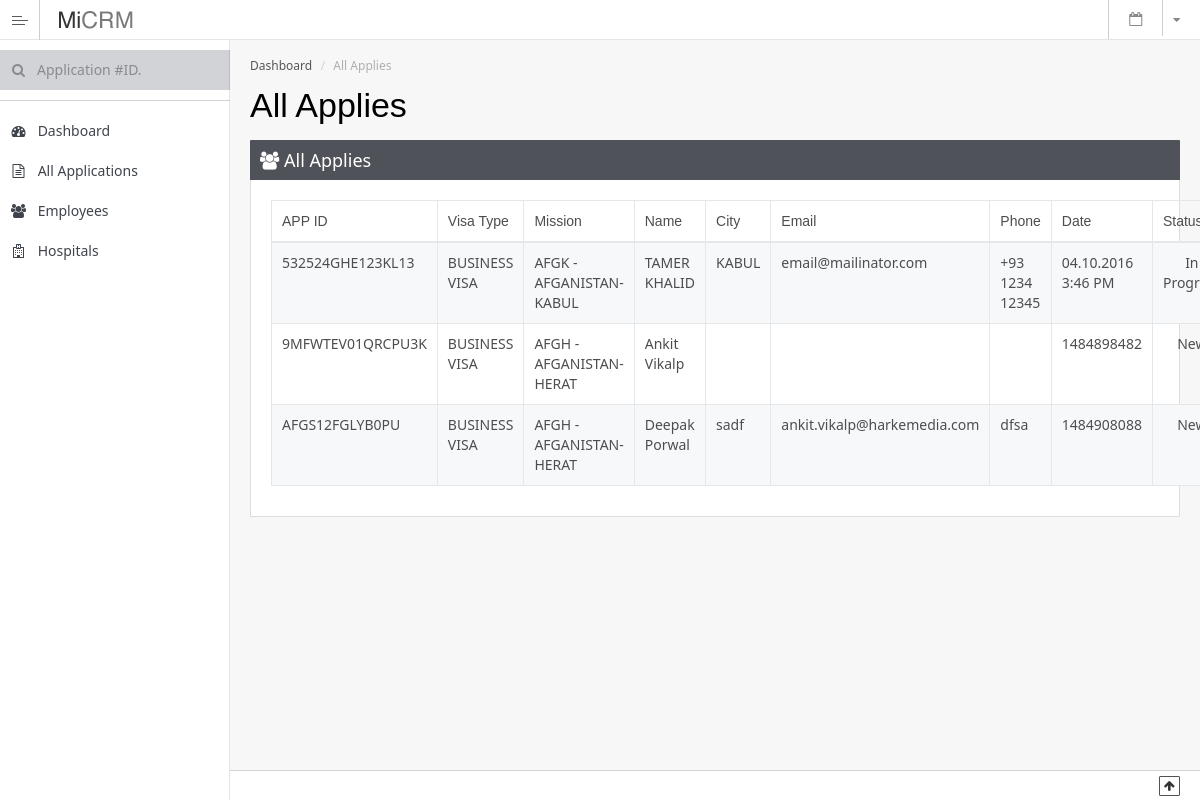
The app's page /index.php/admin/applycrm with its own data.
### tables this page shows
CREATE TABLE IF NOT EXISTS `mi_apply` (
  `id` bigint(22) NOT NULL AUTO_INCREMENT,
  `app_id` varchar(55) NOT NULL,
  `embassy_id` varchar(255) NOT NULL,
  `visa_id` varchar(255) NOT NULL,
  `applying_country` varchar(155) NOT NULL,
  `indian_mission` varchar(155) NOT NULL,
  `nationality` varchar(155) NOT NULL,
  `date_of_birth` varchar(155) NOT NULL,
  `email` varchar(255) NOT NULL,
  `date_of_arrival` varchar(55) NOT NULL,
  `visa_type` varchar(155) NOT NULL,
  `surname` varchar(155) NOT NULL,
  `given_name` varchar(155) NOT NULL,
  `changed_name` varchar(12) NOT NULL,
  `previous_surname` varchar(155) NOT NULL,
  `previous_name` varchar(155) NOT NULL,
  `sex` varchar(55) NOT NULL,
  `city_of_birth` varchar(155) NOT NULL,
  `country_of_birth` varchar(155) NOT NULL,
  `national_id` varchar(55) NOT NULL,
  `religion` varchar(55) NOT NULL,
  `other_religion` varchar(55) NOT NULL,
  `visible_identification_marks` varchar(155) NOT NULL,
  `educational_qualification` varchar(55) NOT NULL,
  `acquire_nationality` varchar(55) NOT NULL,
  `previous_nationality` varchar(155) NOT NULL,
  `passport_no` varchar(55) NOT NULL,
  `place_of_issue` varchar(155) NOT NULL,
  `date_of_issue` varchar(55) NOT NULL,
  `date_of_expiry` varchar(55) NOT NULL,
  `other_valid_passport` varchar(15) NOT NULL,
  `other_country_of_issue` varchar(155) NOT NULL,
  `other_passport_no` varchar(55) NOT NULL,
  `other_date_of_issue` varchar(55) NOT NULL,
  `other_place_of_issue` varchar(155) NOT NULL,
  `other_nationality_mentioned` varchar(155) NOT NULL,
  `street_present` varchar(155) NOT NULL,
  `city_present` varchar(155) NOT NULL,
  `state_present` varchar(155) NOT NULL,
  `country_present` varchar(155) NOT NULL,
  `zip_code_present` varchar(55) NOT NULL,
  `phone_no` varchar(55) NOT NULL,
  `mobile_no` varchar(55) NOT NULL,
  `email_present` varchar(255) NOT NULL,
  `same_address_permanent` varchar(15) NOT NULL,
  `street_permanent` varchar(155) NOT NULL,
  `city_permanent` varchar(155) NOT NULL,
  `state_permanent` varchar(155) NOT NULL,
  `name_father` varchar(155) NOT NULL,
  `nationality_father` varchar(155) NOT NULL,
  `previous_nationality_father` varchar(155) NOT NULL,
  `place_of_birth_father` varchar(155) NOT NULL,
  `country_of_birth_father` varchar(155) NOT NULL,
  `name_mother` varchar(155) NOT NULL,
  `nationality_mother` varchar(155) NOT NULL,
  `previous_nationality_mother` varchar(155) NOT NULL,
  `place_of_birth_mother` varchar(155) NOT NULL,
  `country_of_birth_mother` varchar(155) NOT NULL,
  `applicant_marital_status` varchar(15) NOT NULL,
  `name_married` varchar(155) NOT NULL,
  `nationality_married` varchar(155) NOT NULL,
  `previous_nationality_married` varchar(155) NOT NULL,
  `place_of_birth_married` varchar(155) NOT NULL,
  `country_of_birth_married` varchar(155) NOT NULL,
  `grandparents_pakistan` varchar(15) NOT NULL,
  `grandparents_pakistan_details` varchar(255) NOT NULL,
  `present_occupation` varchar(155) NOT NULL,
  `occupation_other` varchar(155) NOT NULL,
  `business_name` varchar(155) NOT NULL,
  `designation` varchar(155) NOT NULL,
  `address` varchar(255) NOT NULL,
  `phone` varchar(155) NOT NULL,
  `past_occupation` varchar(155) NOT NULL,
  `military` varchar(15) NOT NULL,
  `military_organisation` varchar(155) NOT NULL,
  `military_designation` varchar(155) NOT NULL,
  `military_rank` varchar(155) NOT NULL,
  `military_place_of_posting` varchar(155) NOT NULL,
  `business_visa_result` varchar(255) NOT NULL,
  `bv_company_name` varchar(155) NOT NULL,
  `bv_address` varchar(255) NOT NULL,
  `bv_phone` varchar(155) NOT NULL,
  `bv_email` varchar(155) NOT NULL,
  `medical_visa_result` varchar(255) NOT NULL,
  `mv_hr_name` varchar(155) NOT NULL,
  `mv_hr_address` varchar(155) NOT NULL,
  `mv_hr_doctor_name` varchar(155) NOT NULL,
  `mv_hr_phone` varchar(155) NOT NULL,
  `mv_hr_email` varchar(155) NOT NULL,
  `mv_hi_name` varchar(155) NOT NULL,
  `mv_hi_address` varchar(155) NOT NULL,
  `mv_hi_doctor_name` varchar(155) NOT NULL,
  `mv_hi_phone` varchar(155) NOT NULL,
  `mv_hi_email` varchar(155) NOT NULL,
  `mv_hi_illness` varchar(255) NOT NULL,
  `tv_places_visited` varchar(255) NOT NULL,
  `v_duration_of_visa` varchar(55) NOT NULL,
  `v_no_of_entries` varchar(55) NOT NULL,
  `v_purpose_of_visit` varchar(155) NOT NULL,
  `v_expected_date_journey` varchar(55) NOT NULL,
  `v_port_arrival` varchar(155) NOT NULL,
  `v_port_exit` varchar(155) NOT NULL,
  `visited_india_before` varchar(15) NOT NULL,
  `visited_address_1` varchar(155) NOT NULL,
  `visited_address_2` varchar(155) NOT NULL,
  `visited_address_3` varchar(155) NOT NULL,
  `cities_previously_visited_india` varchar(255) NOT NULL,
  `last_indian_visa_no` varchar(155) NOT NULL,
  `last_type_visa` varchar(55) NOT NULL,
  `last_place_of_issue` varchar(55) NOT NULL,
  `last_date_of_issue` varchar(15) NOT NULL,
  `last_visit_previously_refused` varchar(15) NOT NULL,
  `mention_control_no` varchar(255) NOT NULL,
  `refused_date` varchar(100) NOT NULL,
  `countries_visited_last_10_years` varchar(255) NOT NULL,
  `visited_saarc_countries` varchar(15) NOT NULL,
  `saarc_country_name_1` varchar(55) NOT NULL,
  `saarc_country_year_1` varchar(15) NOT NULL,
  `saarc_country_no_visits_1` varchar(15) NOT NULL,
  `saarc_country_name_2` varchar(55) NOT NULL,
  `saarc_country_year_2` varchar(15) NOT NULL,
  `saarc_country_no_visits_2` varchar(15) NOT NULL,
  `saarc_country_name_3` varchar(55) NOT NULL,
  `saarc_country_year_3` varchar(15) NOT NULL,
  `saarc_country_no_visits_3` varchar(15) NOT NULL,
  `saarc_country_name_4` varchar(155) NOT NULL,
  `saarc_country_year_4` varchar(15) NOT NULL,
  `saarc_country_no_visits_4` varchar(15) NOT NULL,
  `saarc_country_name_5` varchar(155) NOT NULL,
  `saarc_country_year_5` varchar(15) NOT NULL,
  `saarc_country_no_visits_5` varchar(15) NOT NULL,
  `saarc_country_name_6` varchar(155) NOT NULL,
  `saarc_country_year_6` varchar(15) NOT NULL,
  `saarc_country_no_visits_6` varchar(15) NOT NULL,
  `saarc_country_name_7` varchar(155) NOT NULL,
  `saarc_country_year_7` varchar(15) NOT NULL,
  `saarc_country_no_visits_7` varchar(15) NOT NULL,
  `saarc_country_name_8` varchar(155) NOT NULL,
  `saarc_country_year_8` varchar(15) NOT NULL,
  `saarc_country_no_visits_8` varchar(15) NOT NULL,
  `reference_name_india` varchar(155) NOT NULL,
  `reference_address_india_1` varchar(155) NOT NULL,
  `reference_address_india_2` varchar(155) NOT NULL,
  `reference_phone_india` varchar(55) NOT NULL,
  `reference_name_country` varchar(155) NOT NULL,
  `reference_address_country_1` varchar(155) NOT NULL,
  `reference_address_country_2` varchar(155) NOT NULL,
  `reference_phone_country` varchar(55) NOT NULL,
  `picture` varchar(255) NOT NULL,
  `status` varchar(1) NOT NULL DEFAULT '0' COMMENT '0 = New, 1 = In progress, 2 = Approved, 3 = Rejected, 4 = Cloesd',
  `user_id` varchar(55) NOT NULL,
  `apply_date` varchar(55) NOT NULL,
  `notice` text NOT NULL,
  `app_update` varchar(55) NOT NULL DEFAULT '0',
  `emp_working` varchar(255) NOT NULL,
  PRIMARY KEY (`id`),
  KEY `id` (`id`)
);

### application/controllers/admin/applyCrm.php (called while the page is built, shortened)
<?php
class applyCrm extends CI_Controller {
  function __construct()
	{
		$this->load->helper('form');
		$this->load->library('form_validation');
		$this->load->library('session');
		$this->load->model('admin/applyModelCrm','app');
	}
  public function index()
  {
    $applys = $this->app->allApplys();
     $data=array('headlines' => 'All Applies','applys'=>$applys);
     $data1=array('page_title'=>"All Applies | MiConsulting");
     $this->load->view('admin/temp/headercrm',$data1);
     $this->load->view('admin/applycrm/index',$data);
     $this->load->view('admin/temp/footercrm');
  }
}

### index.php (called while the page is built, shortened)
<?php
require_once BASEPATH.'core/CodeIgniter.php';

### application/models/admin/applyModelCrm.php (called while the page is built, shortened)
<?php
class applyModelCrm extends CI_Model
{
  public function allApplys()
  {
      $getdata = $this->db->select('*')->from('mi_apply');
      $result = $getdata->get();
        if ($result->num_rows() > 0) {
            return $result->result();
        } else {
            return false;
        }
  }
}

### application/views/admin/applycrm/index.php (the view, shortened to what this page needs)
<div id="page-content">
    <div id="wrap">
        <div id="page-heading">
            <ol class="breadcrumb">
                <li><a href="index.php">Dashboard</a></li>
                <li class='active'><?php echo $headlines;?></li>
            </ol>
            <h1><?php echo $headlines;?></h1>
        </div>
        <div class="container">
<div class="row">
    <div class="col-sm-12">
        <div class="panel panel-inverse">
            <div class="panel-heading">
                <h4><i class="fa fa-group"></i> <?php echo $headlines;?></h4>
            </div>
          <div class="panel-body collapse in">
            <div class="table-flipscroll">
               <table cellpadding="0" cellspacing="0" border="0" class="table table-striped table-bordered table-hover datatable" id="customer_table">
					<thead>
					<tr>
						<th style="width:auto;">APP ID</th>
						<th style="width:auto;">Visa Type</th>
						<th style="width:auto;">Mission</th>
						<th style="width:auto;">Name</th>
						<th style="width:auto;">City</th>
						<th style="width:auto;">Email</th>
						<th style="width:auto;">Phone</th>
						<th style="width:auto;">Date</th>
                        <th style="width:auto;" align="center">Status</th>
					</tr>
					</thead>
					<tbody>
                        <?php foreach($applys as $client): ?>
                        <tr>
                            <td><?php echo $client->app_id; ?></td>
                            <td><?php echo $client->visa_type; ?></td>
                            <td><?php echo $client->indian_mission; ?></td>
                            <td><?php echo $client->given_name; ?></td>
                            <td><?php echo $client->city_present; ?></td>
                            <td><?php echo $client->email; ?></td>
                            <td><?php echo $client->phone_no; ?></td>
                            <td><?php echo $client->apply_date; ?></td>
                            <td align="center">
                            <?php
                                if($client->status =="0"){
                                    echo "New";
                                }elseif($client->status =="1"){
                                    echo "In Progress";
                                }elseif($client->status =="2"){
                                    echo "Confirmed";
                                }elseif($client->status =="3"){
                                  echo "Rejected";
                                }
                              ?>
                            </td>
                        </tr>
                        <?php endforeach; ?>
					</tbody>
				</table>
            </div>
          </div>
        </div>
    </div>
</div>
        </div>
    </div>
</div>

### application/views/admin/temp/headercrm.php (shortened to what this page needs)
<!DOCTYPE html>
<html lang="de">
<head>
    <link rel="stylesheet" href="<?php echo URLI;?>css/styles.css">
    <link rel="stylesheet" href="<?php echo URLI;?>fonts/font-awesome/css/font-awesome.css">
    <link href='<?php echo URLI;?>demo/variations/default.css' rel='stylesheet' type='text/css' media='all' id='styleswitcher'>
    <link href='<?php echo URLI;?>demo/variations/header-white.css' rel='stylesheet' type='text/css' media='all' id='headerswitcher'>
<link rel='stylesheet' type='text/css' href='<?php echo URLI;?>plugins/form-daterangepicker/daterangepicker-bs3.css' />
<link rel='stylesheet' type='text/css' href='<?php echo URLI;?>plugins/fullcalendar/fullcalendar.css' />
<link rel='stylesheet' type='text/css' href='<?php echo URLI;?>plugins/form-markdown/css/bootstrap-markdown.min.css' />
<link rel='stylesheet' type='text/css' href='<?php echo URLI;?>plugins/codeprettifier/prettify.css' />
<link rel='stylesheet' type='text/css' href='<?php echo URLI;?>plugins/form-toggle/toggles.css' />
<link rel='stylesheet' type='text/css' href='<?php echo URLI;?>plugins/datatables/dataTables.css' />
<link rel='stylesheet' type='text/css' href='<?php echo URLI;?>plugins/form-select2/select2.css' />
<link rel='stylesheet' type='text/css' href='<?php echo URLI;?>plugins/form-multiselect/css/multi-select.css' />
<link rel='stylesheet' type='text/css' href='<?php echo URLI;?>plugins/form-daterangepicker/daterangepicker-bs3.css' />
<link rel='stylesheet' type='text/css' href='<?php echo URLI;?>plugins/form-fseditor/fseditor.css' />
<link rel='stylesheet' type='text/css' href='<?php echo URLI;?>plugins/form-tokenfield/bootstrap-tokenfield.css' />
<link rel='stylesheet' type='text/css' href='<?php echo URLI;?>js/jqueryui.css' />
<link rel='stylesheet' type='text/css' href='<?php echo URLI;?>css/print.css' />
<link rel='stylesheet' type='text/css' href='<?php echo URLI;?>plugins/jquery-fileupload/css/jquery.fileupload-ui.css' />
<link rel='stylesheet' type='text/css' href='<?php echo URLI;?>plugins/dropzone/css/dropzone.css' />
</head>
<body class="<?php
                ?>">
    <header class="navbar navbar-inverse navbar-fixed-top" role="banner">
        <a id="leftmenu-trigger" class="tooltips" data-toggle="tooltip" data-placement="right" title=""></a>
        <div class="navbar-header pull-left">
            <a class="navbar-brand" href="index.php"></a>
        </div>
        <ul class="nav navbar-nav pull-right toolbar">
        	<li class="dropdown">
        		<a href="#" class="dropdown-toggle username" data-toggle="dropdown"><span class="hidden-xs"><?php ?> <i class="fa fa-caret-down"></i></span></a>
        	</li>
        	<li>
                <a href="#" id="headerbardropdown"><span><i class="fa fa-calendar-o"></i>  <?php  ?></span></a>
            </li>
		</ul>
    </header>
    <div id="page-container">
        <nav id="page-leftbar" role="navigation">
            <ul class="acc-menu" id="sidebar">
                <li id="search">
                     <form action="index.php" method="get">
                        <input type="text" class="search-query" name="id" placeholder="Application #ID.">
                        <button type="submit"><i class="fa fa-search"></i></button>
                    </form>
                </li>
                <li class="divider"></li>
                <li><a href="<?php echo base_url();?>admin/homecrm"><i class="fa fa-tachometer"></i> <span>Dashboard</span></a></li>
                <li><a href="<?php echo base_url();?>admin/applycrm"><i class="fa fa-file-text-o"></i> <span>All Applications</span></a></li>
                <li><a href="<?php echo base_url();?>admin/usercrm"><i class="fa fa-group"></i> <span>Employees</span></a></li>
                <li><a href="<?php echo base_url();?>admin/hospitalscrm"><i class="fa fa-hospital-o" aria-hidden="true"></i> <span>Hospitals</span></a></li>
            </ul>
        </nav>

### application/views/admin/temp/footercrm.php (shortened to what this page needs)
<footer role="contentinfo">
        <div class="clearfix">
            <button class="pull-right btn btn-inverse-alt btn-xs hidden-print" id="back-to-top"><i class="fa fa-arrow-up"></i></button>
        </div>
    </footer>
</div>
</body>
</html>

### assets/admin/demo/variations/header-white.css (style rules this page uses)
.navbar-inverse { background-color:#FFFFFF; }
.navbar-inverse a { color: #565656; }
header .toolbar .dropdown,header #headerbardropdown,header #rightmenu-trigger { border-left:1px solid #cecece }
header #leftmenu-trigger { border-right:1px solid #cecece }

### records on screen
mi_apply: app "532524GHE123KL13", visa_type "BUSINESS VISA", indian_mission "AFGK - AFGANISTAN-KABUL", given_name "TAMER KHALID", city_present "KABUL", email "email@mailinator.com", phone_no "+93 1234 12345", apply_date "04.10.2016 3:46 PM", status "In…"
mi_apply: app "9MFWTEV01QRCPU3K", visa_type "BUSINESS VISA", indian_mission "AFGH - AFGANISTAN-HERAT", given_name "Ankit Vikalp", apply_date "1484898482", status "New"
mi_apply: app "AFGS12FGLYB0PU", visa_type "BUSINESS VISA", indian_mission "AFGH - AFGANISTAN-HERAT", given_name "Deepak Porwal", city_present "sadf", email "ankit.vikalp@harkemedia.com", phone_no "dfsa", apply_date "1484908088", status "New"

### other values on screen
$headlines "All Applies"
